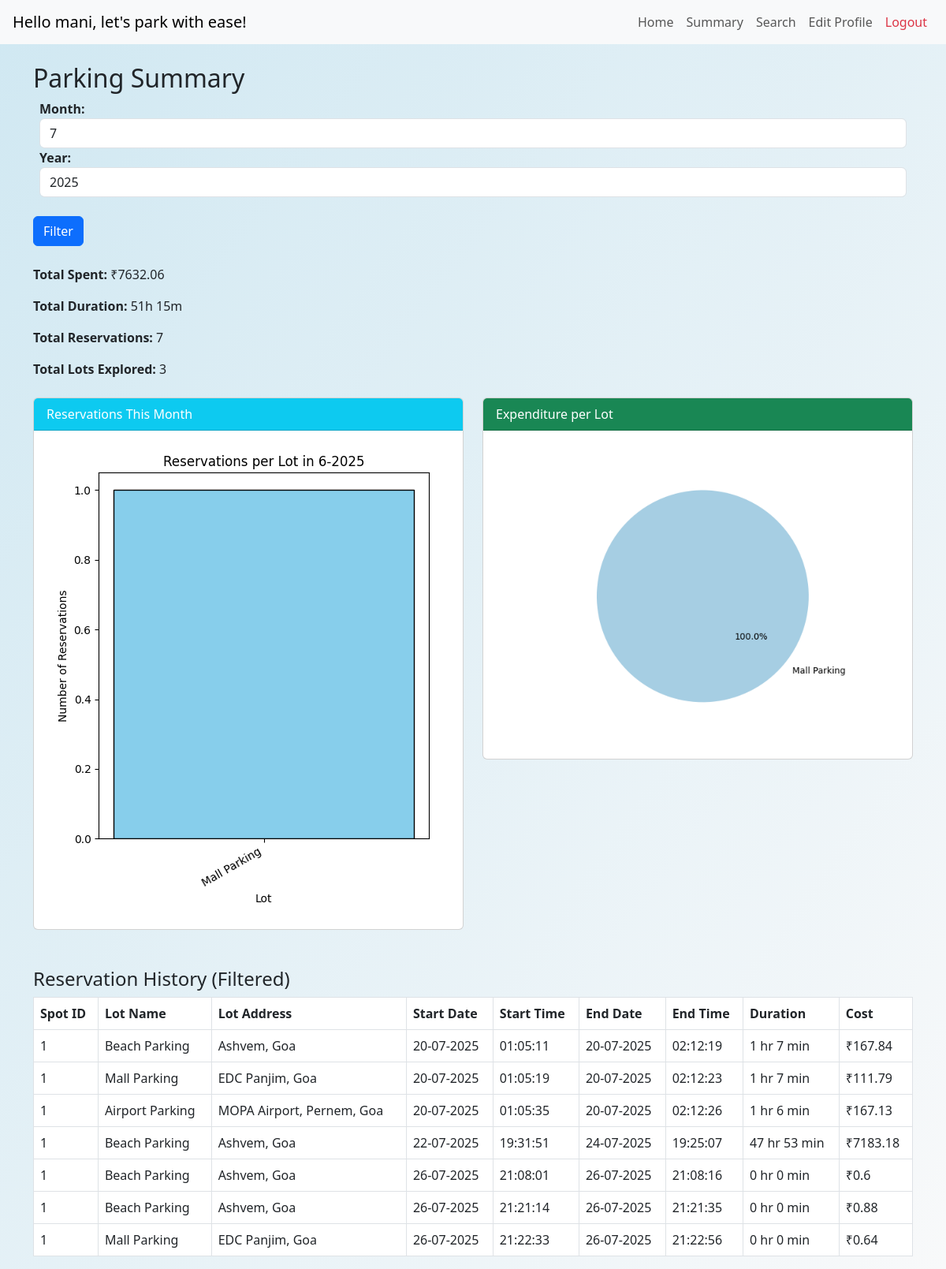
Page /user/summary (signed in) on the committed database.
### app/models/models.py (models this page shows, shortened)
class User(UserMixin, db.Model):
    id = db.Column(db.Integer, primary_key=True)
    username = db.Column(db.String(80), unique=True, nullable=False)
    password = db.Column(db.String(120), nullable=False)
    role = db.Column(db.String(10), nullable=False)
    full_name = db.Column(db.String(120), nullable=False)
    address = db.Column(db.String(200), nullable=False)
    pin_code = db.Column(db.String(10), nullable=False)
    email = db.Column(db.String(120), unique=True, nullable=False)
    phone_number = db.Column(db.String(15), nullable=False)

class Reservation(db.Model):
    id = db.Column(db.Integer, primary_key=True)
    user_id = db.Column(db.Integer, db.ForeignKey('user.id'), nullable=False)
    spot_id= db.Column(db.Integer, db.ForeignKey('parking_spot.id', ondelete='CASCADE'), nullable=False)
    start_time = db.Column(db.DateTime, nullable=False)
    end_time = db.Column(db.DateTime, nullable=True)
    cost = db.Column(db.Float, nullable=False, default=0.0)
    vehicle_number = db.Column(db.String(20), nullable=False)
    user_deleted = db.Column(db.Boolean, default=False)
    spot = db.relationship('ParkingSpot', backref=db.backref('reservations', passive_deletes=True))

class ParkingSpot(db.Model):
    id = db.Column(db.Integer, primary_key=True)
    lot_id = db.Column(db.Integer, db.ForeignKey('parking_lot.id'), nullable=False)
    spot_number = db.Column(db.Integer, nullable=False)
    status = db.Column(db.String(1), nullable=False)  # A = Available, O = Occupied

class ParkingLot(db.Model):
    id = db.Column(db.Integer, primary_key=True)
    name = db.Column(db.String(120), nullable=False)
    address = db.Column(db.String(200), nullable=False)
    pin_code = db.Column(db.String(10), nullable=False)
    price = db.Column(db.Float, nullable=False)
    max_spots = db.Column(db.Integer, nullable=False)
    spots = db.relationship('ParkingSpot', backref='lot', lazy=True, cascade="all, delete-orphan")

### app/views/routes.py (the view)
    @main.route('/user/summary')
    @login_required
    def user_summary():
        if current_user.role != 'user':
            return redirect(url_for('.login'))
        selected_month = request.args.get('month', datetime.now().month, type=int)
        selected_year = request.args.get('year', datetime.now().year, type=int)
        from sqlalchemy import and_, extract
        reservations = Reservation.query.filter(
            and_(
                Reservation.user_id == current_user.id,
                Reservation.end_time.isnot(None),
                extract('month', Reservation.start_time) == selected_month,
                extract('year', Reservation.start_time) == selected_year
            )
        ).all()
        total_cost = sum(res.cost for res in reservations if res.cost)
        total_seconds = sum((r.end_time - r.start_time).total_seconds() for r in reservations)
        hours = int(total_seconds // 3600)
        minutes = int((total_seconds % 3600) // 60)
        total_reservations = len(reservations)
        lots_explored = len(set(r.spot.lot_id for r in reservations))
        lot_expenditure = defaultdict(float)
        for r in reservations:
            if r.cost:
                lot_expenditure[r.spot.lot.name] += r.cost
        chart_dir = os.path.join(current_app.root_path, 'static', 'user_summary_charts')
        os.makedirs(chart_dir, exist_ok=True)
        for f in os.listdir(chart_dir):
            os.remove(os.path.join(chart_dir, f))
        pie_labels = list(lot_expenditure.keys())
        pie_values = list(lot_expenditure.values())
        pie_colors = plt.cm.Paired.colors
        plt.figure()
        plt.pie(pie_values, labels=pie_labels, colors=pie_colors, autopct='%1.1f%%', startangle=140)
        plt.axis('equal')
        pie_chart_path = os.path.join(chart_dir, 'pie_chart.png')
        plt.savefig(pie_chart_path)
        plt.close()
        lot_reservation_counts = Counter(r.spot.lot.name for r in reservations)
        plt.figure(figsize=(5, 6))
        plt.bar(lot_reservation_counts.keys(), lot_reservation_counts.values(), color='skyblue', edgecolor='black')
        plt.title(f'Reservations per Lot in {selected_month}-{selected_year}')
        plt.xlabel('Lot')
        plt.ylabel('Number of Reservations')
        plt.xticks(rotation=30, ha='right')
        plt.tight_layout()
        bar_chart_path = os.path.join(chart_dir, 'bar_chart.png')
        plt.savefig(bar_chart_path)
        plt.close()
        return render_template(
            'user_summary.html',
            reservations=reservations,
            total_cost=round(total_cost, 2),
            total_duration=f"{hours}h {minutes}m",
            total_reservations=total_reservations,
            lots_explored=lots_explored,
            pie_chart='pie_chart.png',
            line_chart='bar_chart.png',
            selected_month=selected_month,
            selected_year=selected_year
        )

### app/templates/user_summary.html
{% extends 'base.html' %}
{% block content %}
<h2 class="mt-3">Parking Summary</h2>
<form method="get" class="form-inline mb-4">
  <div class="form-group mx-2">
    <label for="month"><strong>Month:</strong></label>
    <select name="month" class="form-control ml-2">
      {% for m in range(1, 13) %}
        <option value="{{ m }}" {% if m == selected_month %}selected{% endif %}>{{ m }}</option>
      {% endfor %}
    </select>
  </div>
  <div class="form-group mx-2">
    <label for="year"><strong>Year:</strong></label>
    <select name="year" class="form-control ml-2">
      {% for y in range(2023, 2031) %}
        <option value="{{ y }}" {% if y == selected_year %}selected{% endif %}>{{ y }}</option>
      {% endfor %}
    </select>
  </div>
  <br>
  <button type="submit" class="btn btn-primary ml-3">Filter</button>
</form>
<div class="mb-4">
  <p><strong>Total Spent:</strong> ₹{{ total_cost }}</p>
  <p><strong>Total Duration:</strong> {{ total_duration }}</p>
  <p><strong>Total Reservations:</strong> {{ total_reservations }}</p>
  <p><strong>Total Lots Explored:</strong> {{ lots_explored }}</p>
</div>
<div class="row mb-5">
  {% if line_chart %}
  <div class="col-md-6">
    <div class="card">
      <div class="card-header bg-info text-white">
        Reservations This Month
      </div>
      <div class="card-body">
        <img src="{{ url_for('static', filename='user_summary_charts/' + line_chart) }}" class="img-fluid">
      </div>
    </div>
  </div>
  {% endif %}
  {% if pie_chart %}
  <div class="col-md-6">
    <div class="card">
      <div class="card-header bg-success text-white">
        Expenditure per Lot
      </div>
      <div class="card-body">
        <img src="{{ url_for('static', filename='user_summary_charts/' + pie_chart) }}" class="img-fluid">
      </div>
    </div>
  </div>
  {% endif %}
</div>
<h4>Reservation History (Filtered)</h4>
<table class="table table-bordered table-hover">
  <thead class="thead-light">
    <tr>
      <th>Spot ID</th>
      <th>Lot Name</th>
      <th>Lot Address</th>
      <th>Start Date</th>
      <th>Start Time</th>
      <th>End Date</th>
      <th>End Time</th>
      <th>Duration</th>
      <th>Cost</th>
    </tr>
  </thead>
  <tbody>
    {% for r in reservations %}
    <tr>
      <td>{{ r.spot.spot_number }}</td>
      <td>{{ r.spot.lot.name }}</td>
      <td>{{ r.spot.lot.address }}</td>
      <td>{{ r.start_time.strftime('%d-%m-%Y') if r.start_time else 'N/A' }}</td>
      <td>{{ r.start_time.strftime('%H:%M:%S') if r.start_time else 'N/A' }}</td>
      <td>{{ r.end_time.strftime('%d-%m-%Y') if r.end_time else 'In Use' }}</td>
      <td>{{ r.end_time.strftime('%H:%M:%S') if r.end_time else 'In Use' }}</td>
      <td>
        {% if r.start_time and r.end_time %}
          {% set duration = r.end_time - r.start_time %}
          {% set hours = duration.total_seconds() // 3600 %}
          {% set minutes = (duration.total_seconds() % 3600) // 60 %}
          {{ hours|int }} hr {{ minutes|int }} min
        {% else %}
          In Use
        {% endif %}
      </td>
      <td>₹{{ r.cost or 'TBD' }}</td>
    </tr>
    {% endfor %}
  </tbody>
</table>
{% endblock %}

### app/templates/base.html (shortened to what this page needs)
<!doctype html>
<html lang="en">
<head>
    <link href="https://cdn.jsdelivr.net/npm/bootstrap@5.3.0/dist/css/bootstrap.min.css" rel="stylesheet">
    <link href="https://cdn.jsdelivr.net/npm/bootstrap-icons@1.10.5/font/bootstrap-icons.css" rel="stylesheet">
</head>
<body>
{% if current_user.is_authenticated %}
<nav class="navbar navbar-expand-lg navbar-light bg-light px-3">
  <a class="navbar-brand" href="#">
    {% if current_user.role == 'admin' %}
      Welcome Admin
    {% else %}
      Hello {{ current_user.username }}, let's park with ease!
    {% endif %}
  </a>
  <div class="collapse navbar-collapse" id="navbarNav">
    <ul class="navbar-nav ms-auto">
      {% if current_user.role == 'admin' %}
        <li class="nav-item"><a class="nav-link" href="{{ url_for('.admin_dashboard') }}">Home</a></li>
        <li class="nav-item"><a class="nav-link" href="{{ url_for('.admin_users') }}">Users</a></li>
        <li class="nav-item"><a class="nav-link" href="{{ url_for('.admin_search') }}">Search</a></li>
        <li class="nav-item"><a class="nav-link" href="{{ url_for('.admin_summary') }}">Summary</a></li>
        <li class="nav-item"><a class="nav-link" href="{{ url_for('.admin_profile') }}">View/Edit Profile</a></li>
      {% elif current_user.role == 'user' %}
        <li class="nav-item"><a class="nav-link" href="{{ url_for('.user_dashboard') }}">Home</a></li>
        <li class="nav-item"><a class="nav-link" href="{{ url_for('.user_summary') }}">Summary</a></li>
        <li class="nav-item"><a class="nav-link" href="{{ url_for('.user_search') }}">Search</a></li>
        <li class="nav-item"><a class="nav-link" href="{{ url_for('.user_profile') }}">Edit Profile</a></li>
      {% endif %}
      <li class="nav-item"><a class="nav-link text-danger" href="{{ url_for('.logout') }}">Logout</a></li>
    </ul>
  </div>
</nav>
{% endif %}
<div class="container mt-4">
  {% block content %}{% endblock %}
</div>
</body>
</html>

### app/templates/base.html (style rules this page uses)
body { background: linear-gradient(to bottom right, #d0e8f2, #f8f9fa); min-height: 100vh; }

### rows in the picture
User: username "mani"
Reservation: spot.spot_number "1", spot.lot.name "Beach Parking", spot.lot.address "Ashvem, Goa", start_time "20-07-2025", start_time "01:05:11", end_time "20-07-2025", end_time "02:12:19", spot "1", id "7", cost "167.84"
Reservation: spot.spot_number "1", spot.lot.name "Mall Parking", spot.lot.address "EDC Panjim, Goa", start_time "20-07-2025", start_time "01:05:19", end_time "20-07-2025", end_time "02:12:23", hours "1", minutes "7", cost "111.79"
Reservation: spot.spot_number "1", spot.lot.name "Airport Parking", spot.lot.address "MOPA Airport, Pernem, Goa", start_time "20-07-2025", start_time "01:05:35", end_time "20-07-2025", end_time "02:12:26", hours "1", minutes "6", cost "167.13"
Reservation: spot.spot_number "1", spot.lot.name "Beach Parking", spot.lot.address "Ashvem, Goa", start_time "22-07-2025", start_time "19:31:51", end_time "24-07-2025", end_time "19:25:07", hours "47", minutes "53", cost "7183.18"
Reservation: spot.spot_number "1", spot.lot.name "Beach Parking", spot.lot.address "Ashvem, Goa", start_time "26-07-2025", start_time "21:08:01", end_time "26-07-2025", end_time "21:08:16", user_deleted "0", cost "0.6"
Reservation: spot.spot_number "1", spot.lot.name "Beach Parking", spot.lot.address "Ashvem, Goa", start_time "26-07-2025", start_time "21:21:14", end_time "26-07-2025", end_time "21:21:35", user_deleted "0", cost "0.88"
Reservation: spot.spot_number "1", spot.lot.name "Mall Parking", spot.lot.address "EDC Panjim, Goa", start_time "26-07-2025", start_time "21:22:33", end_time "26-07-2025", end_time "21:22:56", hours "0", minutes "0", cost "0.64"

### other values in the picture
{{ total_cost }} "7632.06"
{{ total_duration }} "51h 15m"
{{ total_reservations }} "7"
{{ lots_explored }} "3"
form field month "7"
form field year "2025"
